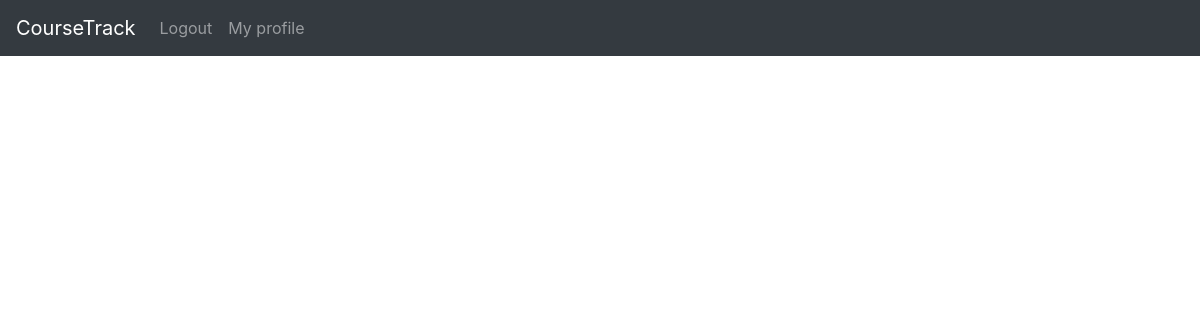
Before: /course/ (signed in) with the older database file.
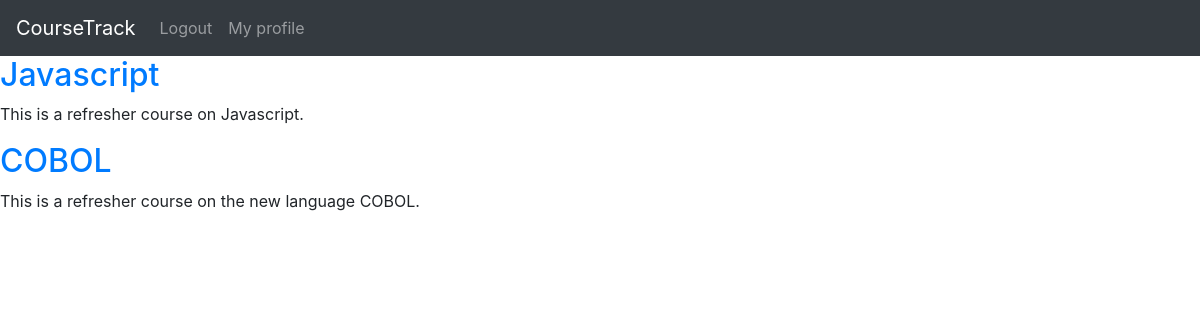
After: the same page with the newer database file.
### base/models.py (models this page shows, shortened)
class course(models.Model):
    title = models.CharField(default=None, max_length=40)
    startDate = models.DateField(default=None)
    endDate = models.DateField(default=None)
    description = models.TextField(default=None, max_length=200)
    students = models.ManyToManyField(The_User, related_name='courses_completed', blank=True, null=True)
    available = models.BooleanField(default=True)

### base/views.py (the view)
# urls.py: path('course/', CourseListView.as_view(), name='course_list'),
class CourseListView(ListView):
    model = course
    template_name = "course_list.html"

### base/templates/course_list.html (shortened to what this page needs)
{% extends 'base.html' %}
{% block content %}
    {% if not user.is_authenticated %}
    <h1>You are not logged in!</h1>
    <h3><a href="{% url 'login' %}">Log In</a></h3>
    {% else %}
    {% for course in course_list %}
      <h2><a href="{% url 'course_detail' course.id %}">{{ course.title }}</a></h2>
        <p>{{ course.description }}</p>
    {% endfor %}
    {% endif %}
{% endblock content %}

### base/templates/base.html (shortened to what this page needs)
<!DOCTYPE html>
<html lang="en">
    <head>
        <link rel="stylesheet" href="https://cdn.jsdelivr.net/npm/bootstrap@4.5.3/dist/css/bootstrap.min.css">
    </head>
    <body>
        <nav class="navbar navbar-expand-sm bg-dark navbar-dark">
            <a class="navbar-brand" href="{% url 'home' %}">CourseTrack</a>
            <ul class="navbar-nav">
                {% if user.is_authenticated %}
              <li class="nav-item">
                <a class="nav-link" href="{% url 'logout' %}">Logout</a>
              </li>
              <li class="nav-item">
                <a class="nav-link" href="{% url 'user_detail' %}">My profile</a>
              </li>
              {% endif %}
            </ul>
          </nav>
        <main>{% block content%} {% endblock content %}</main>
    </body>
</html>

Changed rows visible on the page:
added course: title "Javascript", description "This is a refresher course on Javascript."
added course: title "COBOL", description "This is a refresher course on the new language COBOL."
